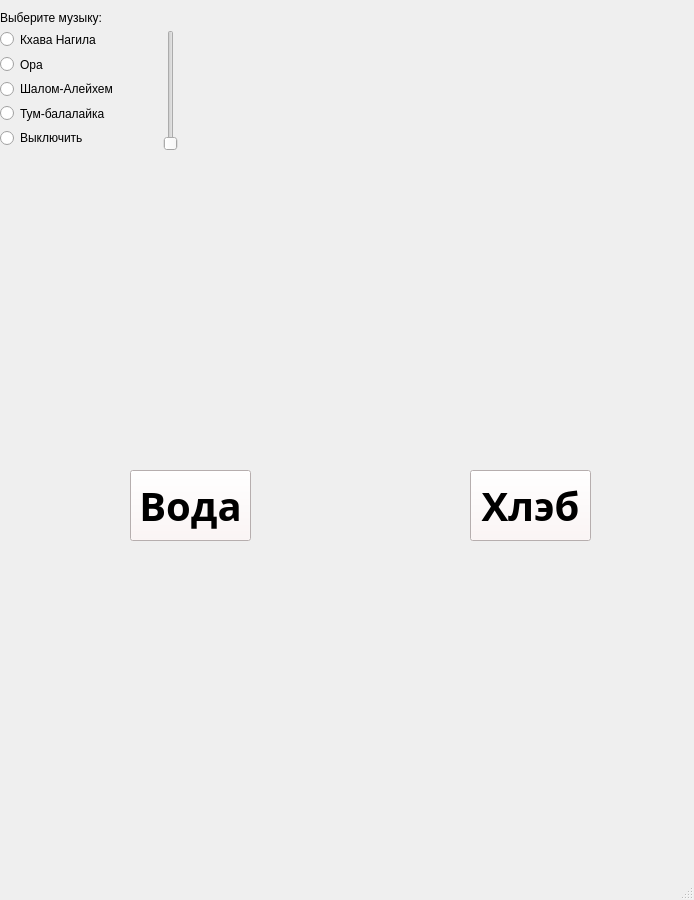
<?xml version="1.0" encoding="UTF-8"?>
<ui version="4.0">
 <class>MainWindow</class>
 <widget class="QMainWindow" name="MainWindow">
  <property name="geometry">
   <rect>
    <x>0</x>
    <y>0</y>
    <width>694</width>
    <height>900</height>
   </rect>
  </property>
  <property name="windowTitle">
   <string>MainWindow</string>
  </property>
  <widget class="QWidget" name="centralwidget">
   <widget class="QLabel" name="font1">
    <property name="geometry">
     <rect>
      <x>-370</x>
      <y>-220</y>
      <width>1200</width>
      <height>1261</height>
     </rect>
    </property>
    <property name="font">
     <font>
      <family>Monotype Corsiva</family>
      <weight>50</weight>
      <italic>false</italic>
      <bold>false</bold>
      <stylestrategy>PreferDefault</stylestrategy>
     </font>
    </property>
    <property name="text">
     <string/>
    </property>
    <property name="pixmap">
     <pixmap>white front.png</pixmap>
    </property>
    <property name="scaledContents">
     <bool>true</bool>
    </property>
   </widget>
   <widget class="QLabel" name="j3">
    <property name="geometry">
     <rect>
      <x>120</x>
      <y>60</y>
      <width>481</width>
      <height>651</height>
     </rect>
    </property>
    <property name="text">
     <string/>
    </property>
    <property name="pixmap">
     <pixmap>hl.png</pixmap>
    </property>
    <property name="scaledContents">
     <bool>true</bool>
    </property>
   </widget>
   <widget class="QPushButton" name="hleb">
    <property name="geometry">
     <rect>
      <x>470</x>
      <y>470</y>
      <width>121</width>
      <height>71</height>
     </rect>
    </property>
    <property name="font">
     <font>
      <family>Papyrus</family>
      <pointsize>30</pointsize>
      <weight>75</weight>
      <italic>false</italic>
      <bold>true</bold>
      <underline>false</underline>
     </font>
    </property>
    <property name="styleSheet">
     <string notr="true">background-color: rgb(255, 244, 244);</string>
    </property>
    <property name="text">
     <string>Хлэб</string>
    </property>
   </widget>
   <widget class="QPushButton" name="mocha">
    <property name="geometry">
     <rect>
      <x>130</x>
      <y>470</y>
      <width>121</width>
      <height>71</height>
     </rect>
    </property>
    <property name="font">
     <font>
      <family>Papyrus</family>
      <pointsize>30</pointsize>
      <weight>75</weight>
      <italic>false</italic>
      <bold>true</bold>
      <underline>false</underline>
     </font>
    </property>
    <property name="styleSheet">
     <string notr="true">background-color: rgb(255, 244, 244);</string>
    </property>
    <property name="text">
     <string>Вода</string>
    </property>
   </widget>
   <widget class="QLabel" name="j1">
    <property name="geometry">
     <rect>
      <x>120</x>
      <y>62</y>
      <width>481</width>
      <height>651</height>
     </rect>
    </property>
    <property name="text">
     <string/>
    </property>
    <property name="pixmap">
     <pixmap>moch.png</pixmap>
    </property>
    <property name="scaledContents">
     <bool>true</bool>
    </property>
   </widget>
   <widget class="QWidget" name="verticalLayoutWidget">
    <property name="geometry">
     <rect>
      <x>0</x>
      <y>30</y>
      <width>160</width>
      <height>117</height>
     </rect>
    </property>
    <layout class="QVBoxLayout" name="verticalLayout_3">
     <item>
      <widget class="QRadioButton" name="music1">
       <property name="text">
        <string>Кхава Нагила</string>
       </property>
      </widget>
     </item>
     <item>
      <widget class="QRadioButton" name="music2">
       <property name="text">
        <string>Ора</string>
       </property>
      </widget>
     </item>
     <item>
      <widget class="QRadioButton" name="music3">
       <property name="text">
        <string>Шалом-Алейхем</string>
       </property>
      </widget>
     </item>
     <item>
      <widget class="QRadioButton" name="music4">
       <property name="text">
        <string>Тум-балалайка</string>
       </property>
      </widget>
     </item>
     <item>
      <widget class="QRadioButton" name="stop">
       <property name="text">
        <string>Выключить</string>
       </property>
      </widget>
     </item>
    </layout>
   </widget>
   <widget class="QLabel" name="label">
    <property name="geometry">
     <rect>
      <x>0</x>
      <y>10</y>
      <width>101</width>
      <height>16</height>
     </rect>
    </property>
    <property name="text">
     <string>Выберите музыку:</string>
    </property>
   </widget>
   <widget class="QSlider" name="slid">
    <property name="geometry">
     <rect>
      <x>160</x>
      <y>30</y>
      <width>22</width>
      <height>121</height>
     </rect>
    </property>
    <property name="orientation">
     <enum>Qt::Vertical</enum>
    </property>
   </widget>
   <widget class="QLabel" name="j2">
    <property name="geometry">
     <rect>
      <x>120</x>
      <y>60</y>
      <width>481</width>
      <height>651</height>
     </rect>
    </property>
    <property name="text">
     <string/>
    </property>
    <property name="pixmap">
     <pixmap>norm.png</pixmap>
    </property>
    <property name="scaledContents">
     <bool>true</bool>
    </property>
   </widget>
   <zorder>font1</zorder>
   <zorder>j3</zorder>
   <zorder>j1</zorder>
   <zorder>hleb</zorder>
   <zorder>mocha</zorder>
   <zorder>verticalLayoutWidget</zorder>
   <zorder>label</zorder>
   <zorder>slid</zorder>
   <zorder>j2</zorder>
  </widget>
  <widget class="QMenuBar" name="menubar">
   <property name="geometry">
    <rect>
     <x>0</x>
     <y>0</y>
     <width>694</width>
     <height>21</height>
    </rect>
   </property>
  </widget>
  <widget class="QStatusBar" name="statusbar"/>
 </widget>
 <resources/>
 <connections/>
</ui>
